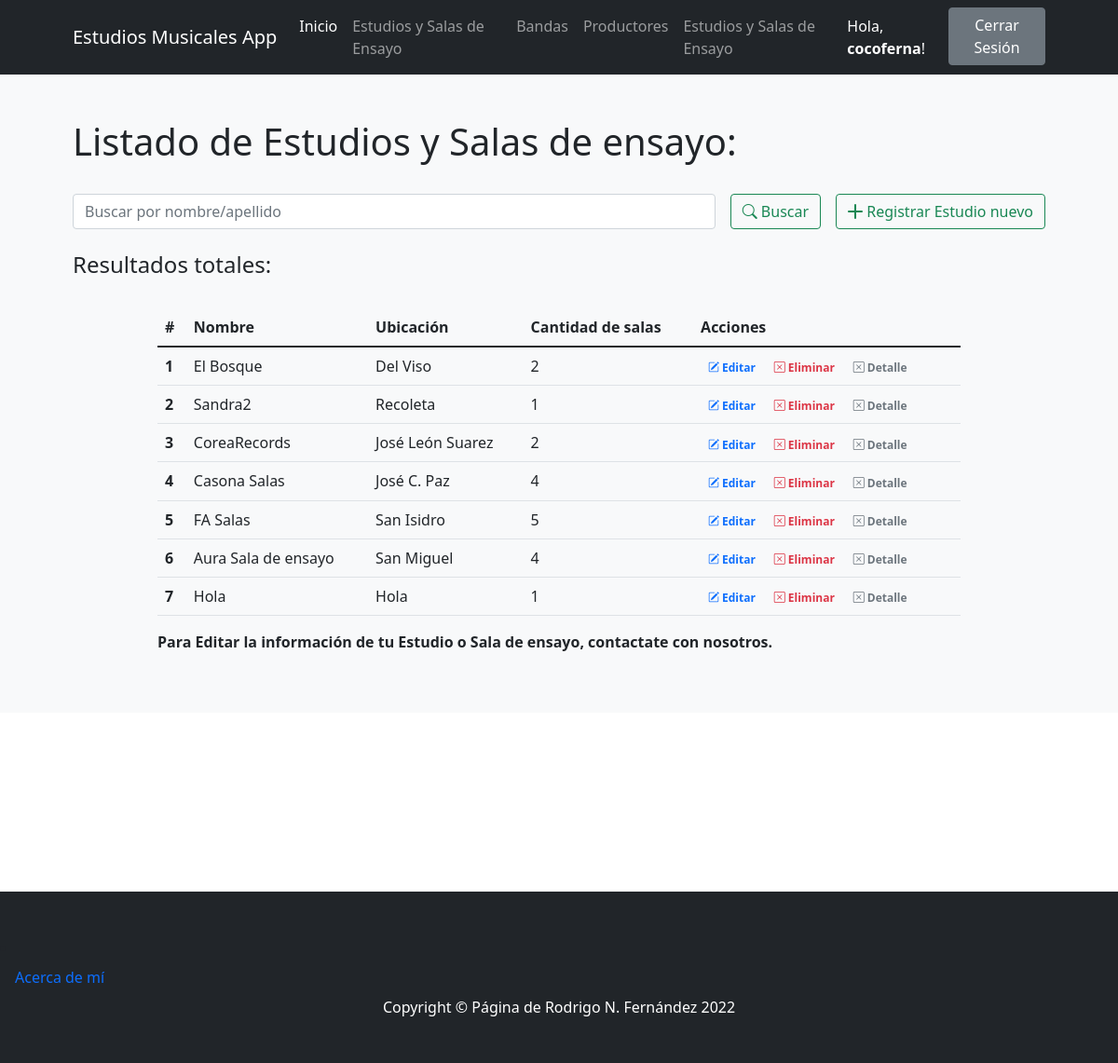
/estudios/ (signed in), run on an earlier commit of the app's database.
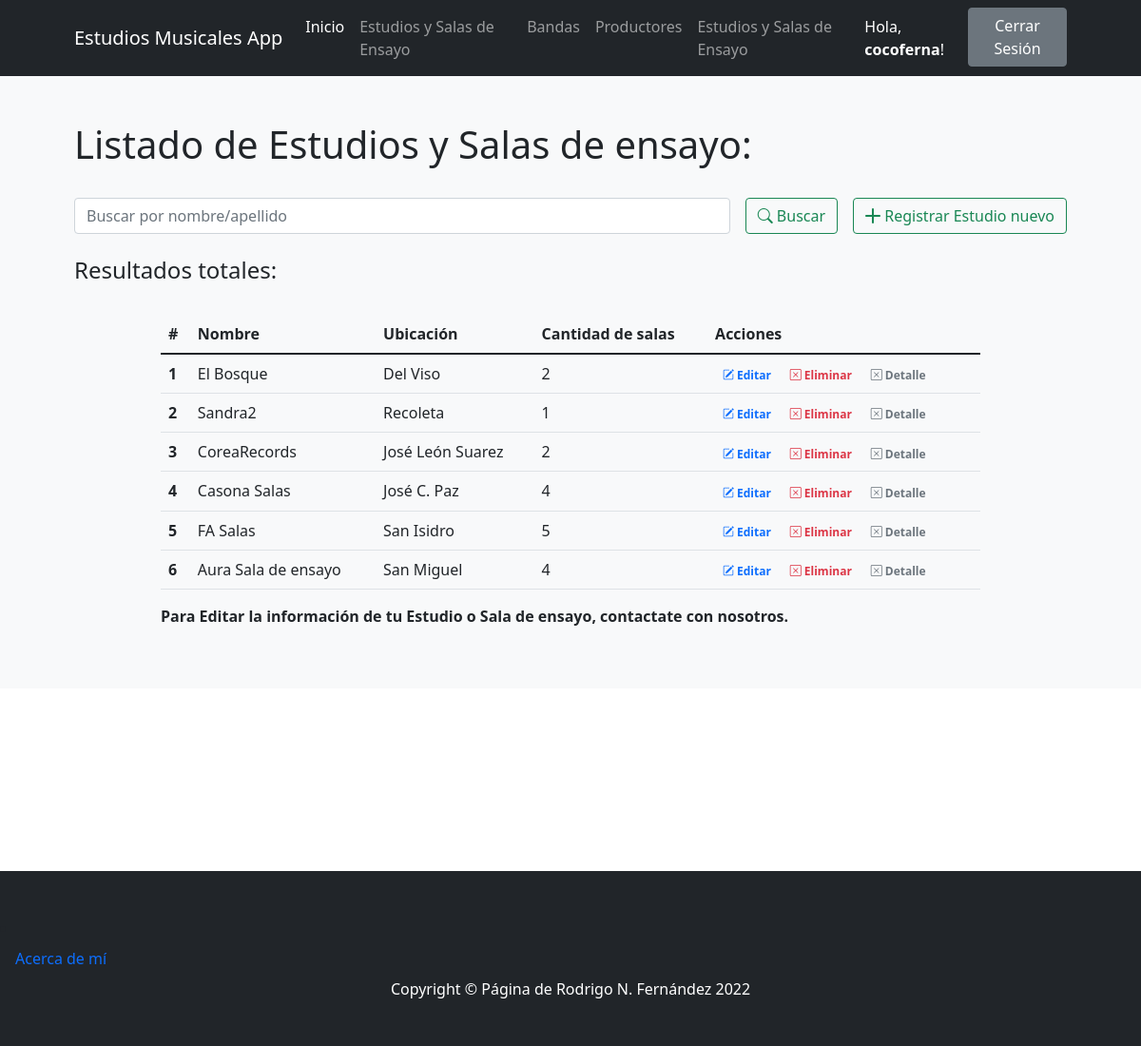
And on a later commit of the database.
### ProyectoCoderApp/models.py (models this page shows)
class Estudios(models.Model):
    nombre = models.CharField(max_length=30) # Texto
    ubicacion = models.CharField(max_length=30)
    cantidad_salas = models.IntegerField()
    detalle = models.CharField(max_length=500)
    imagen = models.ImageField("Imagen", upload_to="imagen/",null=True,blank=True)
    class Meta:
        verbose_name_plural="Estudios"

### ProyectoCoderApp/views.py (the view)
# urls.py: path('estudios/',estudios,name="estudios"),
@login_required
def estudios(request):
    if request.method == "POST":
        search = request.POST["search"]
        if search != "":
            estudios = Estudios.objects.filter( Q(nombre__icontains=search) | Q(genero__icontains=search) ) # .values()
            return render(request,"ProyectoCoderApp/estudios.html",{"estudios":estudios, "search":True, "busqueda":search})
    estudios = Estudios.objects.all()
    return render(request,"ProyectoCoderApp/estudios.html",{"estudios":estudios})

### ProyectoCoderApp/templates/ProyectoCoderApp/estudios.html (shortened to what this page needs)
{% extends 'ProyectoCoderApp/base.html' %}
{% load static %}
{% block contenidoPagina %}
<section class="bg-light py-5">
    <div class="container px-5">
        <h1>Listado de Estudios y Salas de ensayo:</h1>
        <br>
        <div class="row gx-5 justify-content-center">
            <div class="col-lg-12">
                <form class="d-flex my-2 my-lg-0" action="" method="post">
                    <input class="flex-grow-0 form-control mr-sm-2" type="search" name="search" placeholder="Buscar por nombre/apellido" aria-label="Search">
                    <button class="btn btn-outline-success text-nowrap ms-3 my-2 my-sm-0" type="submit"> <i class="bi bi-search"></i> Buscar</button>
                    <a class="btn btn-outline-success text-nowrap ms-3 my-2 my-sm-0" href="{% url 'crear_estudio' %}"> <i class="bi bi-plus-lg"></i> Registrar Estudio nuevo</a>
                </form>
            </div>
        </div>
        <br>
        <h4>Resultados
            {% if search %}
                para "{{busqueda}}":
            {% else %}
                totales:
            {% endif %}
        </h4>
        <br>
        <div class="row gx-5 justify-content-center">
            <div class="col-lg-10 table-responsive">
                <table class="table table-theme">
                    <thead>
                        <tr>
                            <th scope="col">#</th>
                            <th scope="col">Nombre</th>
                            <th scope="col">Ubicación</th>
                            <th scope="col">Cantidad de salas</th>
                            <th scope="col">Acciones</th>
                        </tr>
                    </thead>
                    <tbody>
                        {% for estudio in estudios %}
                            <tr>
                                <th scope="row">{{forloop.counter}}</th>
                                <td>{{estudio.nombre}}</td>
                                <td>{{estudio.ubicacion}}</td>
                                <td>{{estudio.cantidad_salas}}</td>
                                <td>
                                    <a href="{% url 'editar_estudio' estudio.id %}" class="text-primary badge badge-primary text-decoration-none"> <i class="bi bi-pencil-square"></i> Editar</a>
                                    <a href="{% url 'eliminar_estudio' estudio.id %}" class="text-danger badge badge-danger text-decoration-none"> <i class="bi bi-x-square"></i> Eliminar</a>
                                    <a href="{% url 'estudio_detail' estudio.id %}" class="text-secondary badge badge-secondary text-decoration-none"> <i class="bi bi-x-square"></i> Detalle</a>
                                </td>
                            </tr>
                        {% endfor %}
                    </tbody>
                </table>
                <b>
                    <p>Para Editar la información de tu Estudio o Sala de ensayo, contactate con nosotros.</p>
                </b>
            </div>
        </div>
    </div>
</section>
{% endblock %}

What changed in the data, as far as the page shows it:
removed Estudios: nombre "Hola", ubicacion "Hola", cantidad_salas "1"
